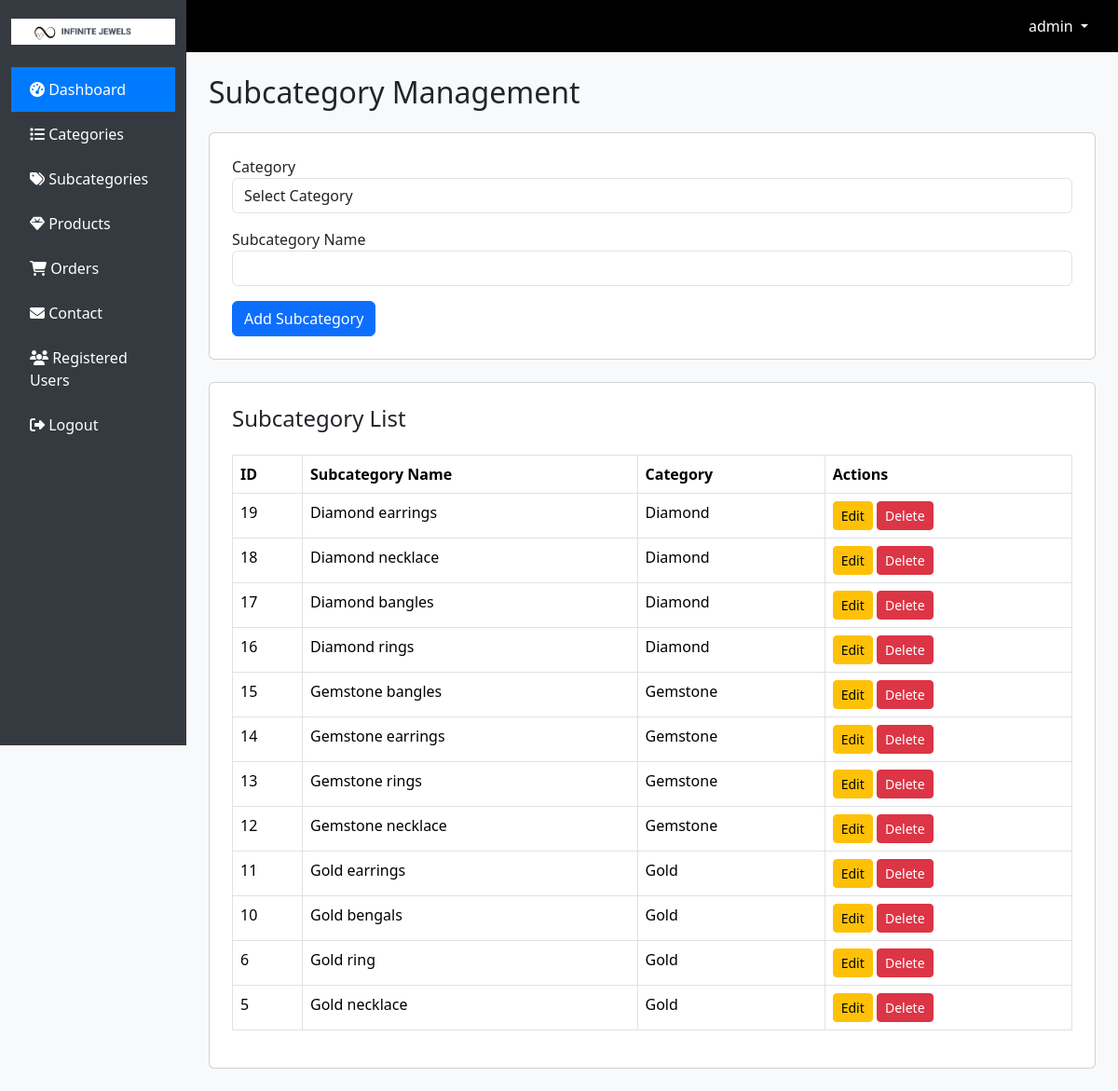
Page /subcategory.php (signed in) on the committed database.
### tables this page shows
CREATE TABLE `subcategory` (
  `sid` int(11) NOT NULL,
  `snm` varchar(255) NOT NULL,
  `cid` int(11) NOT NULL
);

CREATE TABLE `category` (
  `cid` int(11) NOT NULL,
  `cnm` varchar(255) NOT NULL
);

### subcategory.php (the view, shortened to what this page needs)
<?php
include "header.php";
include "db.php";
?>
<h2 class="mb-4">Subcategory Management</h2>
<div class="card p-4 mb-4">
    <form method="POST">
        <div class="mb-3">
            <label>Category</label>
            <select name="cid" class="form-control" required>
                <option value="">Select Category</option>
            </select>
        </div>
        <div class="mb-3">
            <label>Subcategory Name</label>
            <input type="text" name="snm" class="form-control" required>
        </div>
        <button type="submit" name="add" class="btn btn-primary">Add Subcategory</button>
    </form>
</div>
<div class="card p-4">
    <h4>Subcategory List</h4>
    <table class="table table-bordered mt-3">
        <thead>
            <tr>
                <th>ID</th>
                <th>Subcategory Name</th>
                <th>Category</th>
                <th>Actions</th>
            </tr>
        </thead>
        <tbody>
            <?php
            $result = mysqli_query($conn, "SELECT subcategory.*, category.cnm
                                           FROM subcategory
                                           JOIN category ON subcategory.cid = category.cid
                                           ORDER BY sid DESC");
            while($row = mysqli_fetch_assoc($result)){
                echo "<tr>
                    <td>".$row['sid']."</td>
                    <td>".$row['snm']."</td>
                    <td>".$row['cnm']."</td>
                    <td>
                        <a href='edit_subcategory.php?sid=".$row['sid']."' class='btn btn-sm btn-warning'>Edit</a>
                        <a href='subcategory.php?delete=".$row['sid']."' class='btn btn-sm btn-danger' onclick='return confirm(\"Delete this subcategory?\")'>Delete</a>
                    </td>
                </tr>";
            }
            ?>
        </tbody>
    </table>
</div>
<?php include "footer.php"; ?>

### header.php (style rules this page uses)
body { background-color: #f8f9fa; }

### rows in the picture
subcategory: sid "19", snm "Diamond earrings", cid.cnm "Diamond"
subcategory: sid "18", snm "Diamond necklace", cid.cnm "Diamond"
subcategory: sid "17", snm "Diamond bangles", cid.cnm "Diamond"
subcategory: sid "16", snm "Diamond rings", cid.cnm "Diamond"
subcategory: sid "15", snm "Gemstone bangles", cid.cnm "Gemstone"
subcategory: sid "14", snm "Gemstone earrings", cid.cnm "Gemstone"
subcategory: sid "13", snm "Gemstone rings", cid.cnm "Gemstone"
subcategory: sid "12", snm "Gemstone necklace", cid.cnm "Gemstone"
subcategory: sid "11", snm "Gold earrings", cid.cnm "Gold"
subcategory: sid "10", snm "Gold bengals", cid.cnm "Gold"
subcategory: sid "6", snm "Gold ring", cid.cnm "Gold"
subcategory: sid "5", snm "Gold necklace", cid.cnm "Gold"

### other values in the picture
$_SESSION['admin'] "admin"
